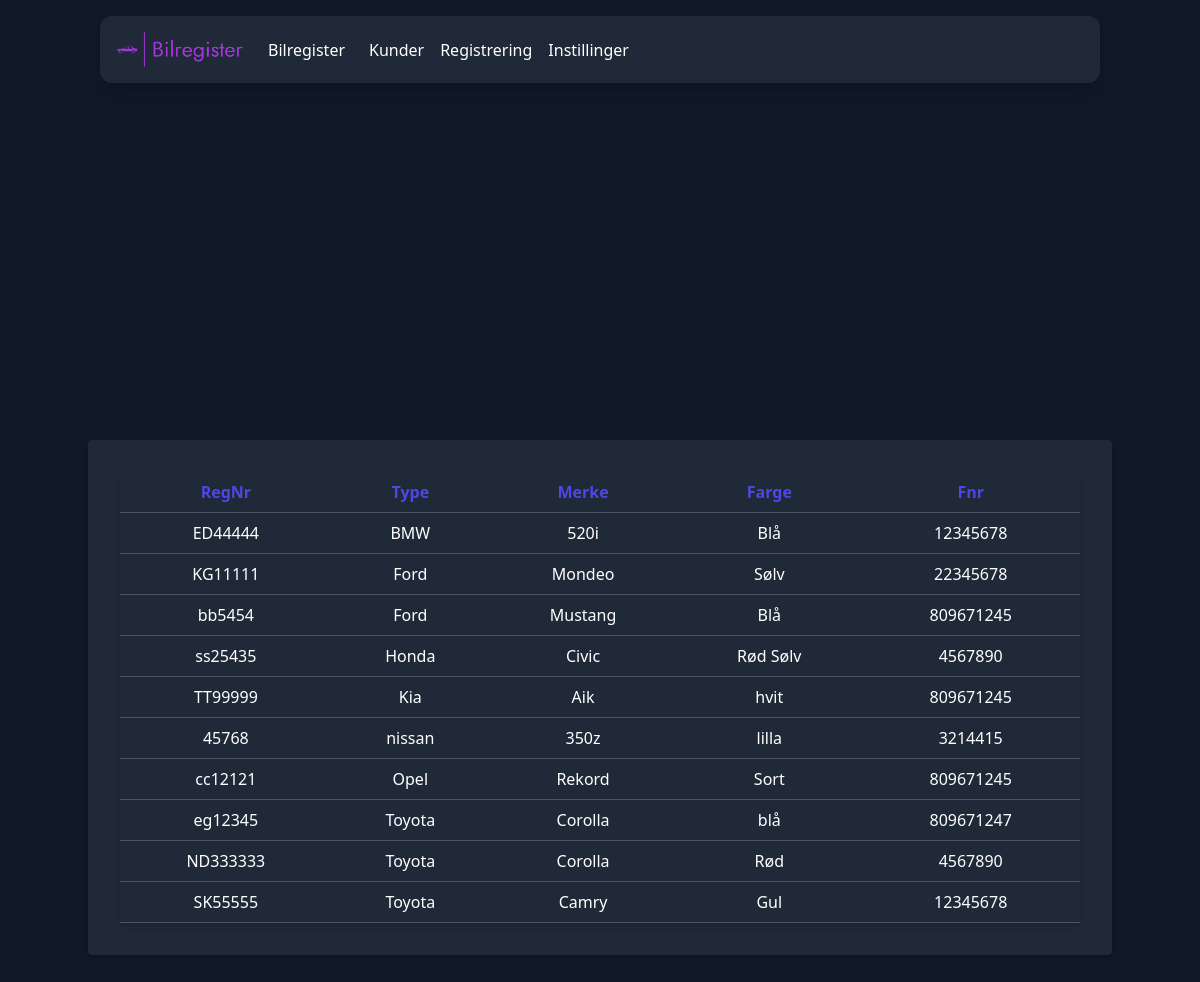
The page /bilRegister.php on the database its author committed.
### tables this page shows
CREATE TABLE `biler` (
  `RegNr` varchar(8) NOT NULL,
  `Type` varchar(20) NOT NULL,
  `Merke` varchar(20) NOT NULL,
  `Farge` varchar(20) NOT NULL,
  `Fnr` int(11) NOT NULL
);

### bilRegister.php (the view, shortened to what this page needs)
<!DOCTYPE html>
<html lang="en">
<head>
</head>
<body>
    <nav class="">
        <?php include 'components/nav.php'; ?>
    </nav>
    <?php
        include 'components/skjekkInlogging.php';
    ?>
    <main >
        <div class="bg-gray-900 text-white flex items-center justify-center min-h-screen">
            <div class="bg-gray-800 p-8 rounded shadow-md w-full max-w-5xl">
                <div class="text-center">
                    <?php
                        $servername = "localhost";
                        $database = "bilregister";
                        $dbUser = "root";
                        $dbPassord = "";
                        try{
                            $conn = new PDO("mysql:host=$servername;dbname=$database;charset=utf8", $dbUser, $dbPassord);
                            $conn->setAttribute(PDO::ATTR_ERRMODE, PDO::ERRMODE_EXCEPTION);
                        } catch(PDOException $e){
                            die("Kunne ikke koble til databasen: " . $e->getMessage());
                        };
                        $sql_biler = "SELECT biler.RegNr, biler.Type, biler.Merke, biler.Farge, biler.Fnr FROM biler ORDER BY biler.Type ASC;";
                        $stmt = $conn->prepare($sql_biler);
                        $stmt->execute();
                        $biler = $stmt->fetchAll();
                        echo "<table class='min-w-full bg-gray-700 text-white rounded-lg shadow-md'>";
                            echo "<thead>";
                                echo "<tr class='bg-gray-800 text-indigo-600'>";
                                    echo "<th class='py-2 px-4 border-b border-gray-600'>RegNr</th>";
                                    echo "<th class='py-2 px-4 border-b border-gray-600'>Type</th>";
                                    echo "<th class='py-2 px-4 border-b border-gray-600'>Merke</th>";
                                    echo "<th class='py-2 px-4 border-b border-gray-600'>Farge</th>";
                                    echo "<th class='py-2 px-4 border-b border-gray-600'>Fnr</th>";
                                echo "</tr>";
                            echo "</thead>";
                            echo "<tbody>";
                                for($i = 0; $i < count($biler); $i++){
                                    echo "<tr class='bg-gray-800 hover:bg-gray-600'>";
                                        echo "<td class='py-2 px-4 border-b border-gray-600'>" . $biler[$i]['RegNr'] . "</td>";
                                        echo "<td class='py-2 px-4 border-b border-gray-600'>" . $biler[$i]['Type'] . "</td>";
                                        echo "<td class='py-2 px-4 border-b border-gray-600'>" . $biler[$i]['Merke'] . "</td>";
                                        echo "<td class='py-2 px-4 border-b border-gray-600'>" . $biler[$i]['Farge'] . "</td>";
                                        echo "<td class='py-2 px-4 border-b border-gray-600'>" . $biler[$i]['Fnr'] . "</td>";
                                    echo "</tr>";
                                };
                            echo "</tbody>";
                        echo "</table>";
                    ?>
                </div>
            </div>
        </div>
    </main>
</body>
</html>

### components/nav.php (shortened to what this page needs)
<!DOCTYPE html>
<html lang="en">
<head>
    <script src="https://cdn.tailwindcss.com"></script>
</head>
<body class="bg-gray-900">
    <div class="w-full flex justify-center">
        <div class="bg-gray-800 text-white p-2 w-full sm:w-11/12 md:w-10/12 m-4 rounded-xl flex flex-col md:flex-row items-center py-4 shadow-lg">
            <a href="index.php">
                <img src="images/bilregister-logo.png" alt="" class="w-32 h-auto object-contain ml-2">
            </a>
            <div class="ml-4 space-x-4 flex items-center flex-grow mt-4 md:mt-0">
                <a href="bilRegister.php" class="mx-2">Bilregister</a>
                <a href="kunder.php" class="mx-2">Kunder</a>
                <a href="registrering.php" class="mx-2">Registrering</a>
                <a href="instillinger.php" class="mx-2">Instillinger</a>
            </div>
        </div>
    </div>
</body>
</html>

### components/skjekkInlogging.php (shortened to what this page needs)
<!DOCTYPE html>
<html lang="en">
<head>
</head>
<body>
</body>
</html>

### rows shown on the page
biler: RegNr "ED44444", Type "BMW", Merke "520i", Farge "Blå", Fnr "12345678"
biler: RegNr "KG11111", Type "Ford", Merke "Mondeo", Farge "Sølv", Fnr "22345678"
biler: RegNr "bb5454", Type "Ford", Merke "Mustang", Farge "Blå", Fnr "809671245"
biler: RegNr "ss25435", Type "Honda", Merke "Civic", Farge "Rød Sølv", Fnr "4567890"
biler: RegNr "TT99999", Type "Kia", Merke "Aik", Farge "hvit", Fnr "809671245"
biler: RegNr "45768", Type "nissan", Merke "350z", Farge "lilla", Fnr "3214415"
biler: RegNr "cc12121", Type "Opel", Merke "Rekord", Farge "Sort", Fnr "809671245"
biler: RegNr "eg12345", Type "Toyota", Merke "Corolla", Farge "blå", Fnr "809671247"
biler: RegNr "ND333333", Type "Toyota", Merke "Corolla", Farge "Rød", Fnr "4567890"
biler: RegNr "SK55555", Type "Toyota", Merke "Camry", Farge "Gul", Fnr "12345678"
